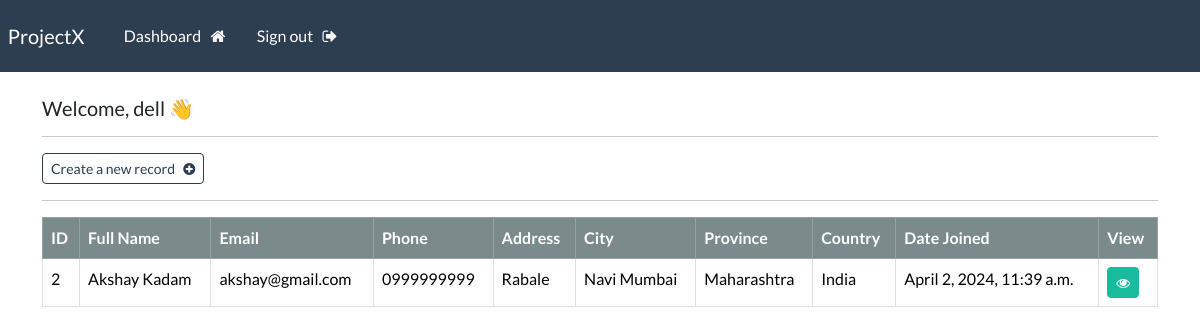
Page /dashboard (signed in) on the earlier database version.
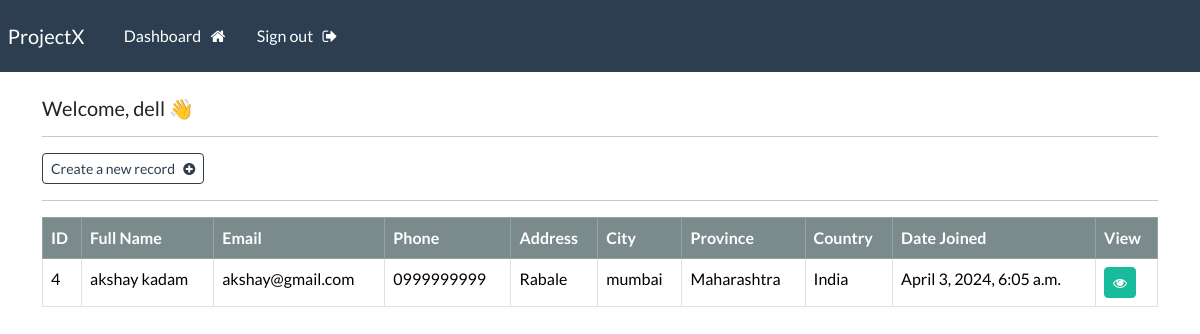
Same page on the later database version.
### webapp/models.py (models this page shows, shortened)
class Record(models.Model):
    creation_date = models.DateTimeField(auto_now_add=True)
    first_name = models.CharField(max_length=100)
    last_name = models.CharField(max_length=100)
    email  = models.CharField(max_length=255)
    phone = models.CharField(max_length=20)
    address = models.CharField(max_length=300)
    city = models.CharField(max_length=255)
    province = models.CharField(max_length=200)
    country = models.CharField(max_length=125)

### webapp/views.py (the view)
# urls.py: path('dashboard', views.dashboard, name="dashboard"),
@login_required(login_url='my-login')
def dashboard(request):
    my_records = Record.objects.all()
    context = {'records': my_records}
    return render(request, 'webapp/dashboard.html', context=context)

### webapp/templates/webapp/dashboard.html
{% extends "webapp/base.html" %}
{% block content %}
   <h5>Welcome, {{user}} 👋 </h5>
   <hr>
   <a class="btn btn-outline-primary btn-sm" href="{% url 'create-record' %}">
      Create a new record &nbsp; <i class="fa fa-plus-circle" aria-hidden="true"></i>
   </a>
   <hr>
   <table class="table table-hover table-bordered">
      <thead class="table-dark">
         <tr>
            <th scope="col"> ID </th>
            <th scope="col"> Full Name </th>
            <th scope="col"> Email </th>
            <th scope="col"> Phone </th>
            <th scope="col"> Address </th>
            <th scope="col"> City </th>
            <th scope="col"> Province </th>
            <th scope="col"> Country </th>
            <th scope="col"> Date Joined </th>
            <th scope="col"> View </th>
         </tr>
      </thead>
      <tbody>
      {% if records %}
         {% for record in records %}
         <tr>
            <td> {{record.id}} </td>
            <td> {{record.first_name}} {{record.last_name}} </td>
            <td> {{record.email}} </td>
            <td> {{record.phone}} </td>
            <td> {{record.address}} </td>
            <td> {{record.city}} </td>
            <td> {{record.province}} </td>
            <td> {{record.country}} </td>
            <td> {{record.creation_date}} </td>
            <td> <a class="btn btn-success btn-sm" href="{% url 'record' record.id %}"> <i class="fa fa-eye" aria-hidden="true"></i> </a> </td>
         </tr>
         {% endfor %}
      {% endif %}
      </tbody>
   </table>
{% endblock %}

### webapp/templates/webapp/base.html (shortened to what this page needs)
{% load static %}
<!DOCTYPE html>
<html>
    <head>
        <link rel="stylesheet" type="text/css" href="https://bootswatch.com/5/flatly/bootstrap.min.css">
        <link rel="stylesheet" type="text/css" href="{% static 'css/styles.css' %}">
        <link rel="stylesheet" href="https://cdnjs.cloudflare.com/ajax/libs/font-awesome/4.7.0/css/font-awesome.min.css">
    </head>
    <body>
        {% include 'webapp/navbar.html' %}
        <div class="container">
            <br>
            {% block content %}
            {% endblock %}
        </div>
    </body>
</html>

### webapp/templates/webapp/navbar.html (shortened to what this page needs)
  <nav class="navbar navbar-expand-lg navbar-dark bg-primary justify-content-center">
      <a class="navbar-brand main-heading" href="{% url '' %}">
        &nbsp; ProjectX
      </a>
        <div class="collapse navbar-collapse text-center" id="navbarNavDropdown">
          <ul class="navbar-nav mr-auto">
            {% if user.is_authenticated %}
              <li class="nav-item">
                <a class="nav-link" href="{% url 'dashboard' %}">Dashboard &nbsp; <i class="fa fa-home" aria-hidden="true"></i> </a>
              </li>
              <li class="nav-item">
                <a class="nav-link" href="{% url 'user-logout' %}">Sign out &nbsp; <i class="fa fa-sign-out" aria-hidden="true"></i> </a>
              </li>
          </ul>
          {% endif %}
        </div>
    </nav>

Differences in the rows shown:
removed Record: id "2", first_name "Akshay", last_name "Kadam", email "akshay@gmail.com", phone "0999999999", address "Rabale", city "Navi Mumbai", province "Maharashtra", country "India", creation_date "April 2, 2024, 11:39 a.m."
added Record: id "4", first_name "akshay", last_name "kadam", email "akshay@gmail.com", phone "0999999999", address "Rabale", city "mumbai", province "Maharashtra", country "India", creation_date "April 3, 2024, 6:05 a.m."
